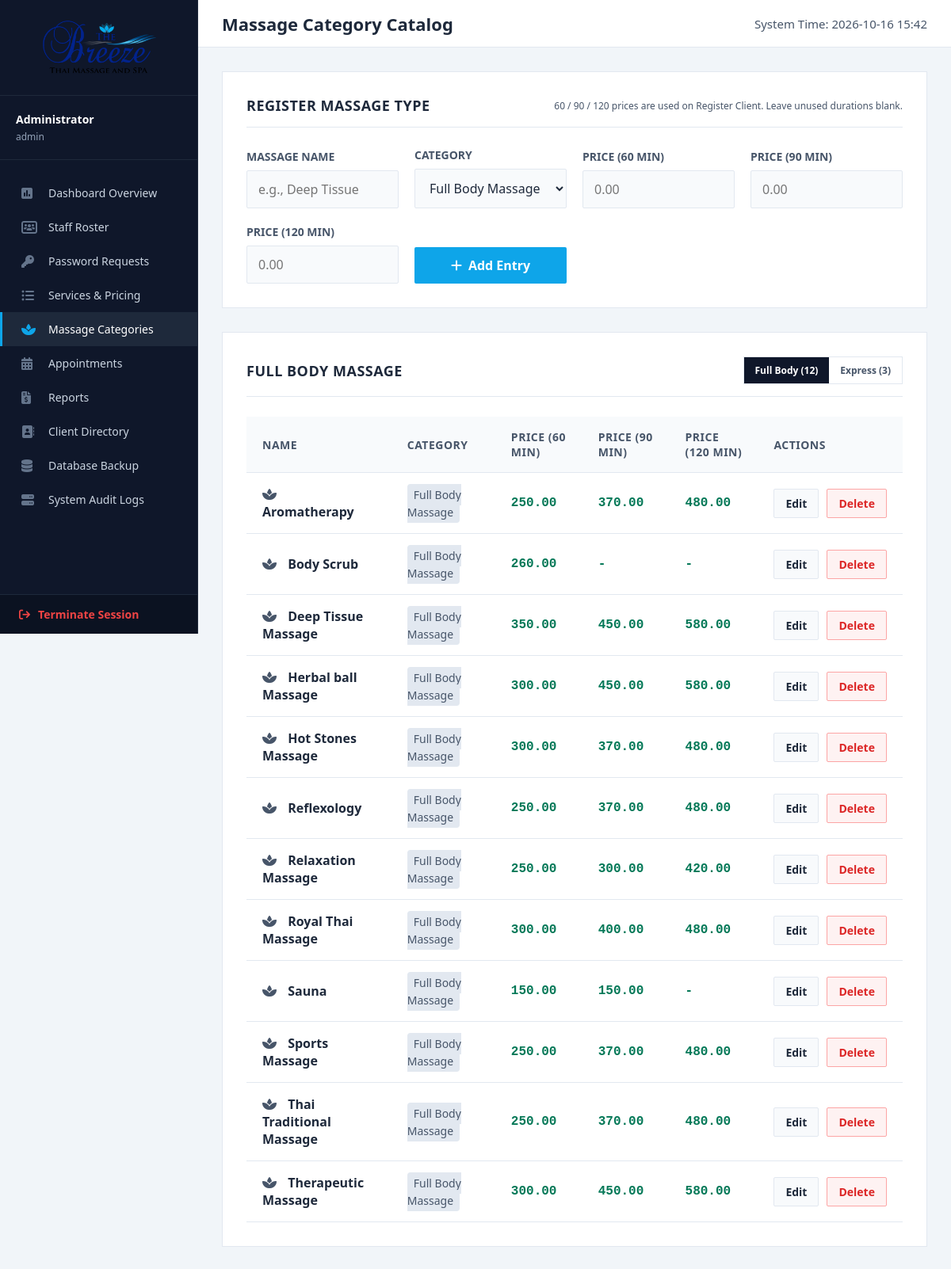
Page /admin/massage_management.php (signed in) on the committed database.
### tables this page shows
CREATE TABLE IF NOT EXISTS `massage_types` (
  `id` int(11) NOT NULL AUTO_INCREMENT,
  `name` varchar(100) DEFAULT NULL,
  `price_60` decimal(10,2) NOT NULL DEFAULT 0.00,
  `price_90` decimal(10,2) NOT NULL DEFAULT 0.00,
  `price_120` decimal(10,2) NOT NULL DEFAULT 0.00,
  `category` varchar(50) NOT NULL DEFAULT 'Full Body Massage',
  PRIMARY KEY (`id`)
);

### admin/massage_management.php (the view, shortened to what this page needs)
<?php
include '../db.php';
$user_role = $_SESSION['user']['role'];
$massage_categories = ['Full Body Massage', 'Express Massage'];
$category_view = trim((string)($_GET['category'] ?? 'Full Body Massage'));
$counts = ['Full Body Massage' => 0, 'Express Massage' => 0];
if ($count_rs = $conn->query("SELECT category, COUNT(*) AS c FROM massage_types GROUP BY category")) {
    while ($row = $count_rs->fetch_assoc()) {
        $cat = (string)($row['category'] ?? '');
        if (isset($counts[$cat])) {
            $counts[$cat] = (int)$row['c'];
        }
    }
}
$massage_rows = [];
$stmt = $conn->prepare("SELECT * FROM massage_types WHERE category = ? ORDER BY name");
$stmt->bind_param('s', $category_view);
$stmt->execute();
$result = $stmt->get_result();
if ($result) {
    while ($row = $result->fetch_assoc()) {
        $massage_rows[] = $row;
    }
}
?>
<!DOCTYPE html>
<html lang="en">
<head>
    <link rel="stylesheet" href="https://cdnjs.cloudflare.com/ajax/libs/font-awesome/6.4.0/css/all.min.css">
</head>
<body>
    <aside class="sidebar" id="sidebar">
        <div class="sidebar-header">
            <img src="../assets/images/The-Breeze-1.png" alt="The Breeze Spa Logo" class="sidebar-logo">
        </div>
        <div class="user-profile">
            <h4><?= htmlspecialchars($_SESSION['user']['name']) ?></h4>
            <p><?= htmlspecialchars($_SESSION['user']['username']) ?></p>
        </div>
        <nav class="sidebar-menu">
            <a href="dashboard.php" class="menu-item">
                <i class="fas fa-square-poll-vertical"></i> Dashboard Overview
            </a>
            <a href="staff_management.php" class="menu-item">
                <i class="fas fa-users-rectangle"></i> Staff Roster
            </a>
            <a href="password_requests.php" class="menu-item"><i class="fas fa-key"></i> Password Requests</a>
            <a href="services_management.php" class="menu-item">
                <i class="fas fa-list-ul"></i> Services & Pricing
            </a>
            <a href="massage_management.php" class="menu-item active">
                <i class="fas fa-spa"></i> Massage Categories
            </a>
            <a href="appointments.php" class="menu-item">
                <i class="fas fa-calendar-days"></i> Appointments
            </a>
            <a href="reports.php" class="menu-item">
                <i class="fas fa-file-invoice-dollar"></i> Reports
            </a>
            <a href="clients.php" class="menu-item">
                <i class="fas fa-address-book"></i> Client Directory
            </a>
            <?php if ($user_role === 'admin'): ?>
            <a href="backup.php" class="menu-item"><i class="fas fa-database"></i> Database Backup</a>
            <a href="audit_logs.php" class="menu-item">
                <i class="fas fa-server"></i> System Audit Logs
            </a>
            <?php endif; ?>
        </nav>
        <a href="../logout.php" class="logout-btn">
            <i class="fas fa-arrow-right-from-bracket"></i> Terminate Session
        </a>
    </aside>
    <main class="main-content">
        <header class="topbar">
            <h2>Massage Category Catalog</h2>
            <div class="date-stamp">System Time: <?= date('Y-m-d H:i') ?></div>
        </header>
        <div class="content-wrapper">
            <div class="flat-card">
                <div class="flat-card-header">
                    <h3>Register Massage Type</h3>
                    <span style="font-size:12px; color:var(--text-muted);">60 / 90 / 120 prices are used on Register Client. Leave unused durations blank.</span>
                </div>
                <form method="post">
                    <div class="form-row" style="grid-template-columns: repeat(auto-fit, minmax(150px, 1fr));">
                        <div class="form-group">
                            <label>Massage Name</label>
                            <input type="text" name="name" placeholder="e.g., Deep Tissue" class="form-control" required>
                        </div>
                        <div class="form-group">
                            <label>Category</label>
                            <select name="category" class="form-control" required>
                                <option value="Full Body Massage" <?= $category_view === 'Full Body Massage' ? 'selected' : '' ?>>Full Body Massage</option>
                            </select>
                        </div>
                        <div class="form-group">
                            <label>Price (60 Min)</label>
                            <input type="number" name="price_60" placeholder="0.00" class="form-control" step="0.01">
                        </div>
                        <div class="form-group">
                            <label>Price (90 Min)</label>
                            <input type="number" name="price_90" placeholder="0.00" class="form-control" step="0.01">
                        </div>
                        <div class="form-group">
                            <label>Price (120 Min)</label>
                            <input type="number" name="price_120" placeholder="0.00" class="form-control" step="0.01">
                        </div>
                        <div class="form-group">
                            <button type="submit" name="add_massage" class="btn btn-primary" style="height: 46px;">
                                <i class="fas fa-plus"></i> Add Entry
                            </button>
                        </div>
                    </div>
                </form>
            </div>
            <div class="flat-card">
                <div class="flat-card-header">
                    <h3><?= htmlspecialchars($category_view) ?></h3>
                    <div class="diary-tabs">
                        <?php foreach ($massage_categories as $cat): ?>
                        <a class="diary-tab<?= $category_view === $cat ? ' active' : '' ?>" href="massage_management.php?category=<?= urlencode($cat) ?>"><?= $cat === 'Full Body Massage' ? 'Full Body' : 'Express' ?> (<?= (int)$counts[$cat] ?>)</a>
                        <?php endforeach; ?>
                    </div>
                </div>
                <div class="table-container">
                    <table>
                        <thead>
                            <tr>
                                <th>Name</th>
                                <th>Category</th>
                                <th>Price (60 Min)</th>
                                <th>Price (90 Min)</th>
                                <th>Price (120 Min)</th>
                                <th>Actions</th>
                            </tr>
                        </thead>
                        <tbody>
                            <?php foreach ($massage_rows as $massage): ?>
                            <tr>
                                <td><i class="fas fa-spa" style="color:var(--text-muted); margin-right:10px;"></i> <strong><?= htmlspecialchars($massage['name']) ?></strong></td>
                                <td><span style="font-size: 14px; background: #e2e8f0; color: #475569; padding: 4px 8px; border-radius: 4px; font-weight: 500;"><?= htmlspecialchars($massage['category']) ?></span></td>
                                <td class="price-text"><?= $massage['price_60'] > 0 ? number_format($massage['price_60'], 2) : '-' ?></td>
                                <td class="price-text"><?= $massage['price_90'] > 0 ? number_format($massage['price_90'], 2) : '-' ?></td>
                                <td class="price-text"><?= $massage['price_120'] > 0 ? number_format($massage['price_120'], 2) : '-' ?></td>
                                <td>
                                    <div class="action-cell">
                                        <a href="edit_massage.php?id=<?= (int)$massage['id'] ?>&category=<?= urlencode($category_view) ?>" class="btn btn-outline btn-sm">Edit</a>
                                        <form method="post" style="display:inline;" onsubmit="return confirm('Warning: This will remove this massage type. Continue?');">
                                            <button type="submit" name="delete_massage" class="btn btn-danger btn-sm">Delete</button>
                                        </form>
                                    </div>
                                </td>
                            </tr>
                            <?php endforeach; ?>
                        </tbody>
                    </table>
                </div>
            </div>
        </div>
    </main>
</body>
</html>

### rows in the picture
massage_types: name "Aromatherapy", category "Full Body Massage", price_60 "250.00", price_90 "370.00", price_120 "480.00"
massage_types: name "Body Scrub", category "Full Body Massage", price_60 "260.00"
massage_types: name "Deep Tissue Massage", category "Full Body Massage", price_60 "350.00", price_90 "450.00", price_120 "580.00"
massage_types: name "Herbal ball Massage", category "Full Body Massage", price_60 "300.00", price_90 "450.00", price_120 "580.00"
massage_types: name "Hot Stones Massage", category "Full Body Massage", price_60 "300.00", price_90 "370.00", price_120 "480.00"
massage_types: name "Reflexology", category "Full Body Massage", price_60 "250.00", price_90 "370.00", price_120 "480.00"
massage_types: name "Relaxation Massage", category "Full Body Massage", price_60 "250.00", price_90 "300.00", price_120 "420.00"
massage_types: name "Royal Thai Massage", category "Full Body Massage", price_60 "300.00", price_90 "400.00", price_120 "480.00"
massage_types: name "Sauna", category "Full Body Massage", price_60 "150.00", price_90 "150.00"
massage_types: name "Sports Massage", category "Full Body Massage", price_60 "250.00", price_90 "370.00", price_120 "480.00"
massage_types: name "Thai Traditional Massage", category "Full Body Massage", price_60 "250.00", price_90 "370.00", price_120 "480.00"
massage_types: name "Therapeutic Massage", category "Full Body Massage", price_60 "300.00", price_90 "450.00", price_120 "580.00"

### other values in the picture
$_SESSION['user']['name'] "Administrator"
$_SESSION['user']['username'] "admin"
$category_view "FULL BODY MASSAGE"
$counts[$cat] "12"
$counts[$cat] "3"
